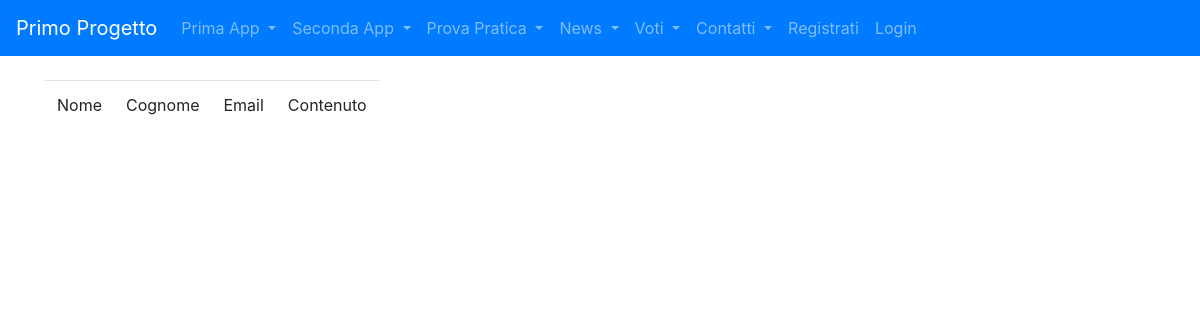
/contatti/lista_contatti/, run on an earlier commit of the app's database.
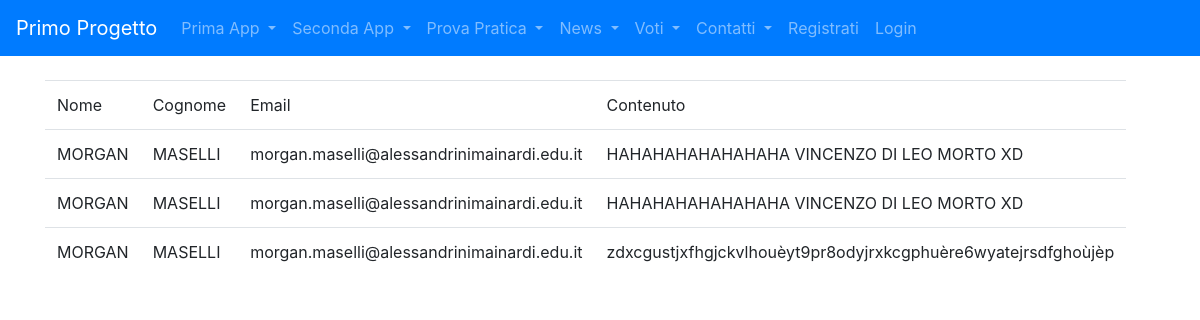
And on a later commit of the database.
### contatti/models.py (models this page shows)
class Contatto(models.Model) :
    nome = models. CharField(max_length=100)
    cognome = models. CharField(max_length=100)
    email = models. EmailField(max_length=200)
    contenuto = models. TextField( )

### contatti/views.py (the view)
# urls.py: path('lista_contatti/', lista_contatti, name='lista_contatti'),
def lista_contatti(request):
    contatti = Contatto.objects.all()
    context = {"contatti": contatti,}
    return render(request, 'contatti/lista_contatti.html', context)

### contatti/templates/contatti/lista_contatti.html (shortened to what this page needs)
{% extends 'base.html' %}
{%block content%}
    <table class="table table-responsive">
        <tr>
            <td>Nome</td>
            <td>Cognome</td>
            <td>Email</td>
            <td>Contenuto</td>
        </tr>
        {%for c in contatti %}
            <tr>
                <td>{{c.nome}}</td>
                <td>{{c.cognome}}</td>
                <td>{{c.email}}</td>
                <td>{{c.contenuto}}</td>
            </tr>
        {%endfor%}
    </table>
{%endblock content%}

What changed in the data, as far as the page shows it:
added Contatto: nome "MORGAN", cognome "MASELLI", email "morgan.maselli@alessandrinimainardi.edu.it", contenuto "HAHAHAHAHAHAHAHA VINCENZO DI LEO MORTO XD"
added Contatto: nome "MORGAN", cognome "MASELLI", email "morgan.maselli@alessandrinimainardi.edu.it", contenuto "HAHAHAHAHAHAHAHA VINCENZO DI LEO MORTO XD"
added Contatto: nome "MORGAN", cognome "MASELLI", email "morgan.maselli@alessandrinimainardi.edu.it", contenuto "zdxcgustjxfhgjckvlhouèyt9pr8odyjrxkcgphuère6wyatejrsdfghoùjèp"
